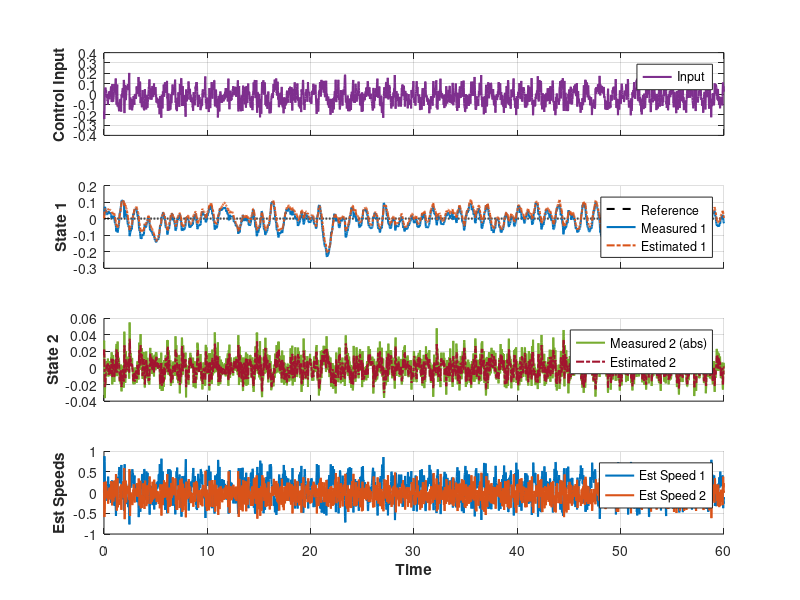

Recreate this plot in MATLAB. (Note: this script raises an error after producing the figure.)
% Load the data
dataStruct = load('MPC_up_up_equili.mat');
data = dataStruct.ans';

% Extract columns based on labels
time         = data(:, 1);
u_input      = data(:, 2);
reference    = data(:, 3);
meas_1       = data(:, 4);
meas_2_abs   = data(:, 5);
est_1        = data(:, 6);
est_2        = data(:, 7);
est_speed_1  = data(:, 8);
est_speed_2  = data(:, 9);

% Create figure
figure('Name', 'MPC Performance', 'Position', [100, 100, 800, 800]);

% 1. Control Input
subplot(4, 1, 1);
plot(time, u_input, 'Color', [0.4940 0.1840 0.5560], 'LineWidth', 1.5);
ylabel('Control Input', 'FontWeight', 'bold');
legend('Input', 'Location', 'best');
grid on; set(gca, 'XTickLabel', []);

% 2. State 1: Reference vs Measured vs Estimated
subplot(4, 1, 2);
hold on;
plot(time, reference, 'k--', 'LineWidth', 1.5);
plot(time, meas_1, 'LineWidth', 1.5, 'Color', [0 0.4470 0.7410]);
plot(time, est_1, '-.', 'LineWidth', 1.5, 'Color', [0.8500 0.3250 0.0980]);
hold off;
ylabel('State 1', 'FontWeight', 'bold');
legend('Reference', 'Measured 1', 'Estimated 1', 'Location', 'best');
grid on; set(gca, 'XTickLabel', []);

% 3. State 2: Measured vs Estimated
subplot(4, 1, 3);
hold on;
plot(time, meas_2_abs, 'LineWidth', 1.5, 'Color', [0.4660 0.6740 0.1880]);
plot(time, est_2, '-.', 'LineWidth', 1.5, 'Color', [0.6350 0.0780 0.1840]);
hold off;
ylabel('State 2', 'FontWeight', 'bold');
legend('Measured 2 (abs)', 'Estimated 2', 'Location', 'best');
grid on; set(gca, 'XTickLabel', []);

% 4. Speeds
subplot(4, 1, 4);
hold on;
plot(time, est_speed_1, 'LineWidth', 1.5);
plot(time, est_speed_2, 'LineWidth', 1.5);
hold off;
xlabel('Time', 'FontWeight', 'bold');
ylabel('Est Speeds', 'FontWeight', 'bold');
legend('Est Speed 1', 'Est Speed 2', 'Location', 'best');
grid on;

% Add overall title (R2018b or later)
sgtitle('MPC Performance & Estimation Results', 'FontSize', 14, 'FontWeight', 'bold');
